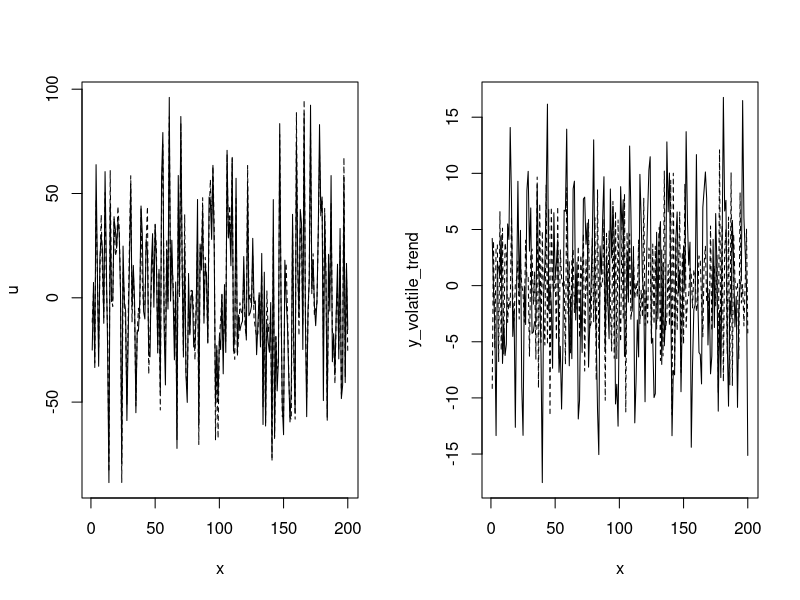
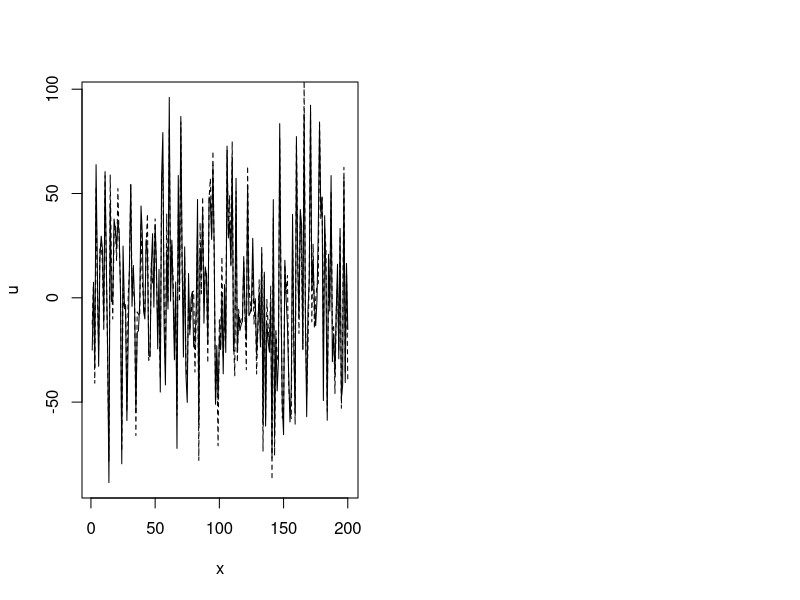
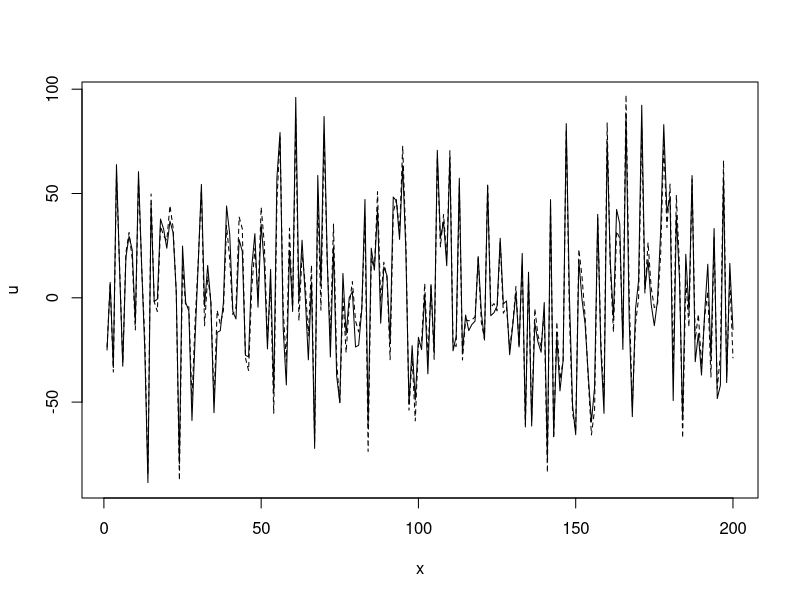

Write R code to recreate these figures, in order.
set.seed(1)
# The Weierstrass function

wf <- function(x, wf_iterations, a, b)
{
  v <- NULL
  for(j in 1:wf_iterations)
  {
    v[j] <- (a^j)*cos((b^j)*x)
  }
  return(sum(v))
}

# The parameters initialization
a <- 1.5
b <- 21
# wf_iteration is not equal to 1, which means the data is volatile
wf_iteration <- 5

y_volatile <- NULL
y_volatile_trend <- NULL

# The residual's IIDN parameters
stdev <- 40
n <- 200
u <- rnorm(n,0,stdev)
x <- 1:n

# The volatile trend series

for(i in 1:n)
{
  y_volatile[i] <- wf(x[i],wf_iteration,a,b) + u[i]
  y_volatile_trend[i] <- wf(x[i],wf_iteration,a,b)
}





# ----------------------- 1. With optim function ----------------------- #

est_function <- function(parameters) {
  
  # Generating y-variable according to the Weierstrass function - first and
  # second parameters are a and b while third one is the wf_iteration
  y <- NULL
  for (i in 1:n) {
    y[i] <- wf(i,parameters[1],parameters[2],parameters[3])
  }
  
  return( sum( (y_volatile - y)^2 ) )
}

# The setup to find the required coefficients are as below.

val <- NULL
for (i in seq(0,100, by = 5))
{
  for (j in seq(0,100, by = 5))
  {
    for (k in 2:10)
    {
      temp_est <- optim(c(k,i,j) , est_function)
      val <- rbind(  val,  c(temp_est$par,temp_est$value) )
    }
  }
}

# The parameters with the minimum residual sum squared according to the optim
# function.
est_parameters1 <- val[val[,4] == min(val[,4])][1:3]
# est_parameters1 <- c(5.250519, 1.376494, 99.367226)

# Estimated wf_iteration with this method
wf_iteration_est1 <- round(est_parameters1[1],0)

# Estimated y with the above parameters
y_est1 <- NULL
for (i in 1:n) {
  y_est1[i] <- wf(i , wf_iteration_est1, est_parameters1[2], est_parameters1[3])
}

default_par <- par()
par(mfrow = c(1,2))

# Plot of the actual and estimated residual
plot(x,u, type = "l")
lines(x, y_volatile - y_est1, lty = 2)

# Plot of the actual and estimated trend
plot(x, y_volatile_trend, type = "l")
lines(x, y_est1, lty = 2)

par(default_par)





# ------------------------ 2. With min(RSS) ------------------------ #

# The function that returns the RSS
residual_sum_square <- function(a, b, wfi) {
  y <- NULL
  for (i in 1:n) {
    y[i] <- wf(i , wfi, a, b)
  }
  return(sum(
    (y_volatile - y)^2
  ))
}

val <- NULL
for (i in seq(0,10, by = 0.5))
{
  for (j in seq(0,50, by = 1))
  {
    for (k in 2:10)
    {
      value <- residual_sum_square(i, j, k)
      val <- rbind(  val,  c(i, j, k, value) )
    }
  }
}

# Estimated parameters with the above method
est_parameters2 <- val[val[,4] == min(val[,4])][1:3]
# est_parameters2 <- c(1.5,19.0,5.0)

# Estimated wf_iteration with this method
wf_iteration_est2 <- round(est_parameters2[3],0)

# Estimated y with the above parameters
y_est2 <- NULL
for (i in 1:n) {
  y_est2[i] <- wf(i , wf_iteration_est2, est_parameters2[1], est_parameters2[2])
}

default_par <- par()
par(mfrow = c(1,2))

# Plot of the actual and estimated residual
plot(x,u, type = "l")
lines(x, y_volatile - y_est2, lty = 2)

par(default_par)





# -------------------------- 3. With nls -------------------------- #
# Regression result is below. It is assumed that wf_iteration is known. Note
# that here also the actual parameters are given in the 'start' list. The
# control section is to create the min factor lower enough to perform the
# iterations, and the warnOnly is used to ensure that the iterations
# complete without errors.

init_parameters_volatile <- list(A = a, B = b)

model_nls_volatile <- nls(
  y_volatile ~ A*cos(B*x) + A^2*cos(B^2*x) +
    A^3*cos(B^3*x) + A^4*cos(B^4*x) + A^5*cos(B^5*x),
  start = init_parameters_volatile,
  trace = TRUE,
  control = nls.control(minFactor = 1/2^15, warnOnly = TRUE)
)
summary(model_nls_volatile)

# Plot of the actual and estimated residual
plot(x,u, type = "l")
lines(x, y_volatile - fitted(model_nls_volatile), lty = 2)
rm(.Random.seed, envir=globalenv())